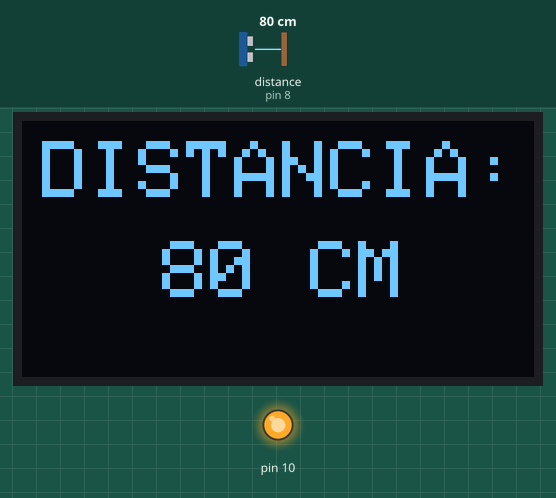
A sketch run on a simulated Arduino Uno, built with avr-gcc and run on an emulated ATmega328P. On the bench: 128×64 one-colour display, output pins drawn as LEDs (lit = HIGH). Wiring (inferred from the names in the program): ultrasonic range finder: trigger pin 9; echo pin 8. The inputs (shaded band) are chosen by the test bench; at power-on: distance to the obstacle (sensor on pin 8) 80 cm. The echo pulse lasts 58.3 µs per cm; pins used as bus, display or sensor lines are not drawn.

Above: at 1.3 s.
1.4 s: distance to the obstacle (sensor on pin 8) set to 4 cm
At 2.5 s:
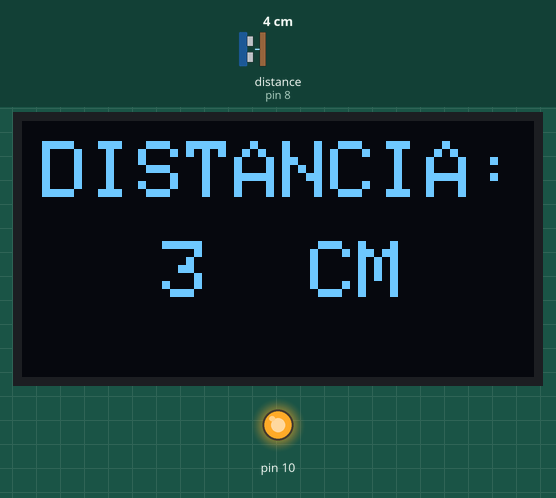
4.5 s: distance to the obstacle (sensor on pin 8) set to 2 cm
At 5.4 s:
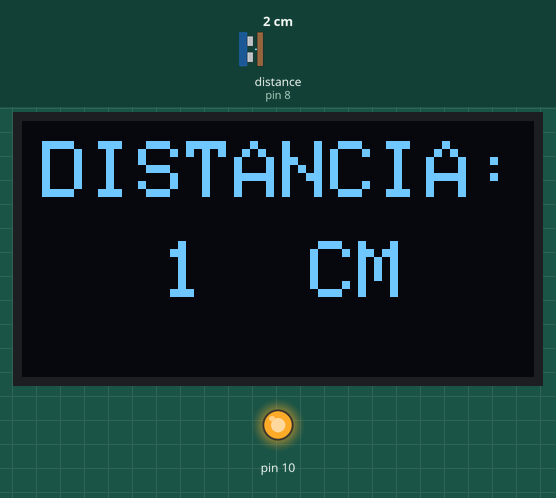
6.3 s: distance to the obstacle (sensor on pin 8) set to 250 cm
At 6.8 s:
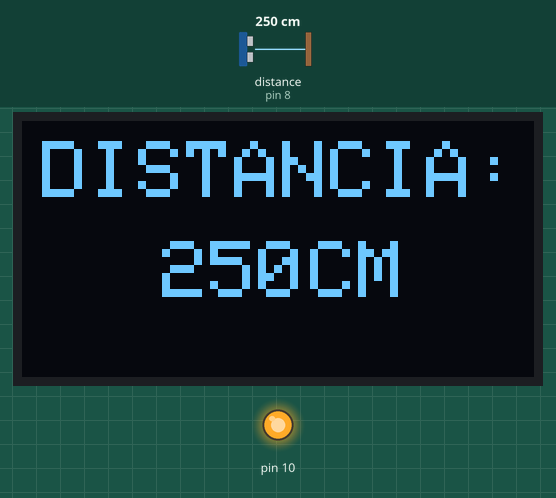
Timing chart, 0 to 9.3 s (numbered marks = the images above; inputs shaded):
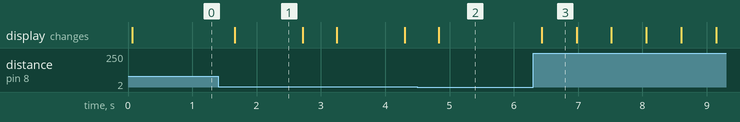

Measured:
- after the input at 1.4 s, the display: changes after 0.26 s (image 1)
- after the input at 4.5 s, the display: changes after 0.33 s (image 2)
- after the input at 6.3 s, the display: changes after 0.13 s (image 3)
- what the display in image 1 shows lasts 1.0 s, from 1.7 s to 2.7 s
- what the display in image 3 shows lasts 0.6 s, from 6.4 s to 7.0 s

The sketch:

MedidorCm.ino
```cpp
#include <Adafruit_SH1106.h>
#include <SPI.h>

int echo = 8;
int trig = 9;

#define OLED_RESET 4

Adafruit_SH1106 display(OLED_RESET);


void setup() {
 Serial.begin(9600);
 pinMode(trig,OUTPUT);
 pinMode(echo,INPUT);

 SPI.begin();
 display.begin(SH1106_SWITCHCAPVCC, 0x3C);

}

void loop() {
  long t;
  long d;


 digitalWrite(trig,HIGH);
 delayMicroseconds(10);
 digitalWrite(trig,LOW);

 t = pulseIn(echo,HIGH);

 d = (t/2)/29;


display.clearDisplay();
display.setRotation(0);
display.setTextColor(WHITE);
display.setTextSize(2);
display.setCursor(5,5);
display.println("DISTANCIA:");
display.setCursor(35,30);
display.println(d);
display.setCursor(60,30);
display.println(" CM");
display.display();

delay(500);
}
```
